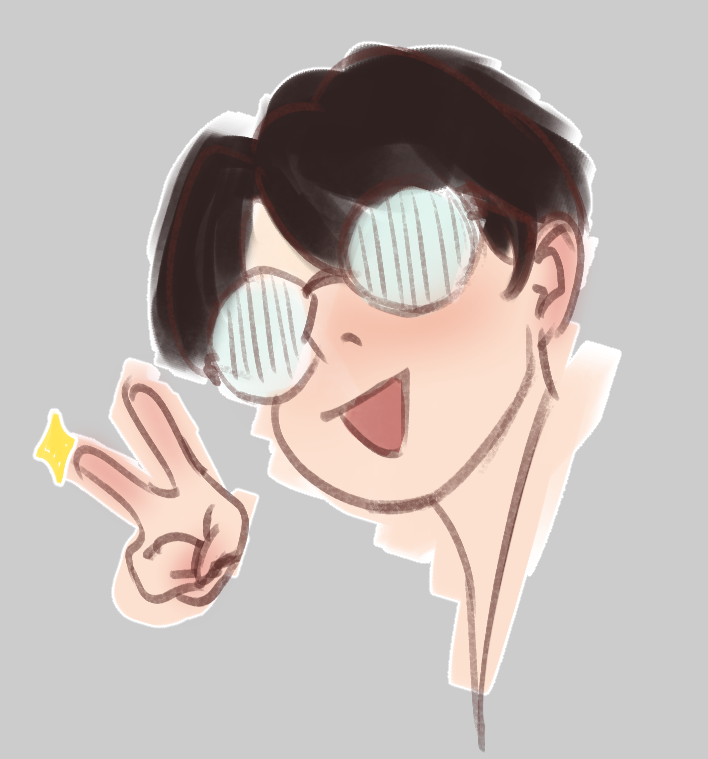
#> input picture backend/test.jpg, 708 x 759 px
$ python -i image_processing.py   (imports and definitions only)
#> lines starting #> are read from the running program, lines starting #| are printed output that depends on the picture
#> further down, picture is the input picture: PIL image 708x759 RGBA; mean R, G, B, A 193.5, 184.2, 180.3, 255
import numpy as np
from PIL import Image

class ImageProcessing:
    def __init__(self):
        pass

    @staticmethod
    def __convertImageToMatrix(image: Image.Image) -> np.ndarray:
        """
        Convert an image to a 3D matrix (RGB).
        """
        image = image.convert("RGB")
        imageMatrix : np.ndarray = np.array(image)
        return imageMatrix

    @staticmethod
    def __greyscale(imageMatrix: np.ndarray) -> np.ndarray:
        # Convert the image to greyscale
        image = Image.fromarray(imageMatrix)
        greyscaled = image.convert("L")
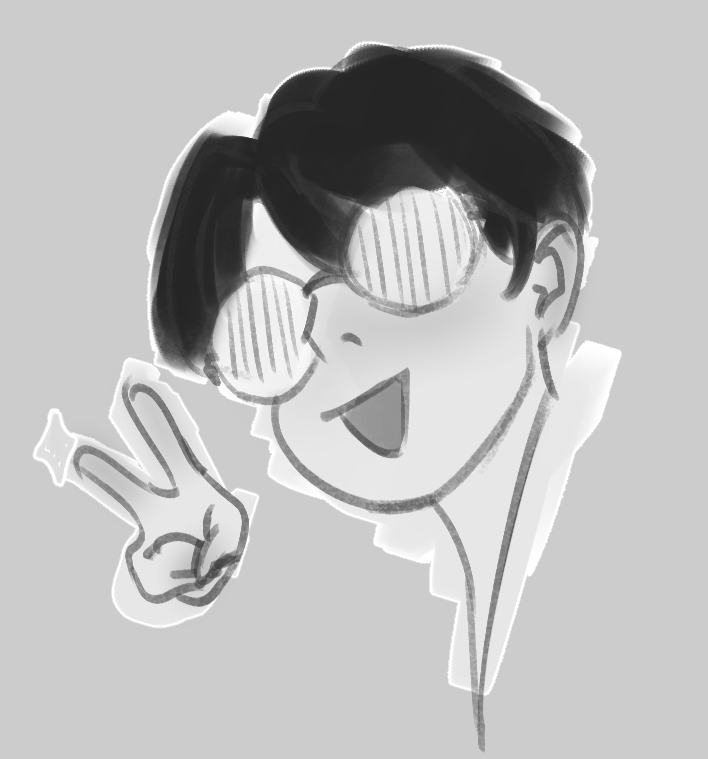
#> greyscaled: PIL image 708x759 L; min 37, max 255, mean 186.5
        return np.array(greyscaled)
        # [8 lines of commented-out code are left out]

    # [59 lines left out: functions __flatten_index, __getCoef, __getInterpolatedValue, __generateDMatrix, not called in this run]

    @staticmethod
    def __resize(greyscaledImageMatrix: np.ndarray) -> np.ndarray:

        """
        Resize the image using bicubic interpolation.
        """
        image = Image.fromarray(greyscaledImageMatrix)
        resized = image.resize((100, 100), Image.BICUBIC)
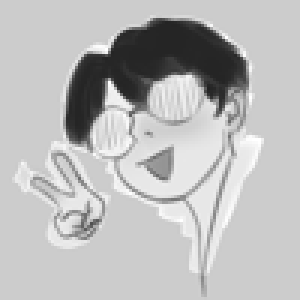
#> resized: PIL image 100x100 L (shown 3 times larger); min 34, max 255, mean 186.5
        return np.array(resized)
        # [29 lines of commented-out code are left out]

    # [14 lines left out: function __flatten, not called in this run]

    @staticmethod
    def makeImage(image: Image.Image) -> Image.Image:
        res : np.ndarray = ImageProcessing.__resize(ImageProcessing.__greyscale(ImageProcessing.__convertImageToMatrix(image)))
        return Image.fromarray(res)

    # [14 lines left out: functions processImage, euclideanDistance, not called in this run]

>>> from PIL import Image
>>> picture = Image.open('../test.jpg')
>>> result = ImageProcessing().makeImage(picture)
